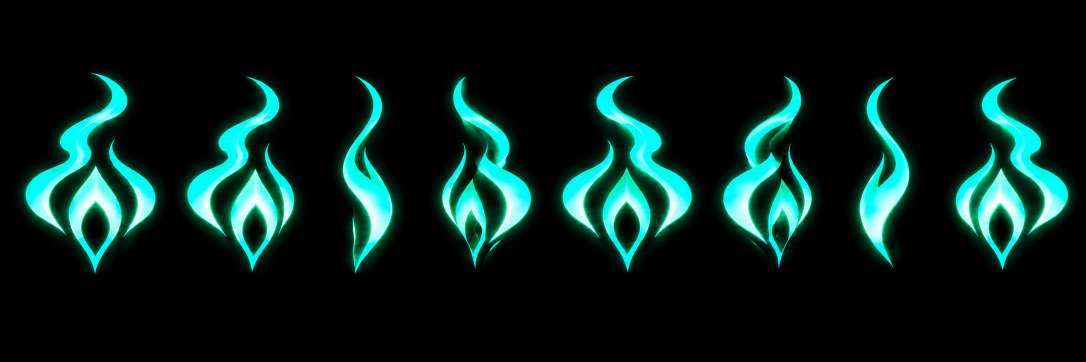
#> input picture assets/src/1000049699.png, 2172 x 724 px, given in place of rec_mic_1.png, which was not available (shown at 1/2 size)
$ python prep_recorder.py
#> lines starting #> are read from the running program, lines starting #| are printed output that depends on the picture
"""Scale the recorder's mic art for the screen and list it for the face packer.

    python tools/prep_recorder.py [--src assets/recorder] [--parts assets/parts] [--height 300]

Reads rec_mic_1.png ... rec_mic_5.png (368x488 on black, quiet to loud), scales each to
`height` rows (keeping the shape), sets the faintest near-black pixels to pure black (black is
"nothing" to the packer, so the glow's noise floor doesn't cost space), and writes them to
assets/parts with assets/parts/recorder.json. tools/pack_face.py then packs them into
wisp_face.bin with the face, under the manifest's "recorder" key.

Layout on the 368x448 screen: the REC dot and timer above the mic, the Pause and Stop buttons
below it. The firmware places the mic from recorder.json's "box" (its top-left corner).

Needs Python 3 with numpy and Pillow.
"""
from __future__ import annotations

import argparse
import json
from pathlib import Path

import numpy as np
from PIL import Image

ROOT = Path(__file__).resolve().parent.parent
FRAMES = 5
SCREEN_W = 368
# Channel values at or under this (0..255) become black. RGB565 rounds values under ~4 to zero
# anyway; 6 also drops the faint speckle in the art's background.
FLOOR = 6


def prep(src: Path, parts: Path, height: int, top: int) -> dict:
#> called with height = 300, top = 66
    items = []
    size = None
    for i in range(1, FRAMES + 1):
        img = Image.open(src / f"rec_mic_{i}.png").convert("RGB")
#> img is the input picture: PIL image 2172x724 RGB; mean R, G, B 7.5, 32.9, 29.2
        w = round(img.width * height / img.height)
#> w = 900
        small = np.asarray(img.resize((w, height), Image.LANCZOS)).copy()
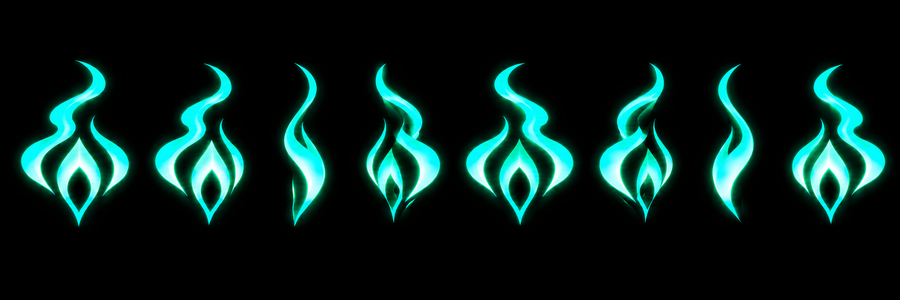
#> small: shape (300, 900, 3); mean R, G, B 7.5, 32.9, 29.1
        small[small.max(axis=2) <= FLOOR] = 0
        name = f"rec_mic_{i}.png"
        Image.fromarray(small).save(parts / name)
        items.append({"file": name, "w": w, "h": height})
        size = (w, height)
#> size = (900, 300)
#> pass 2 of the loop in prep, `for i in range(1, FRAMES + 1):`:
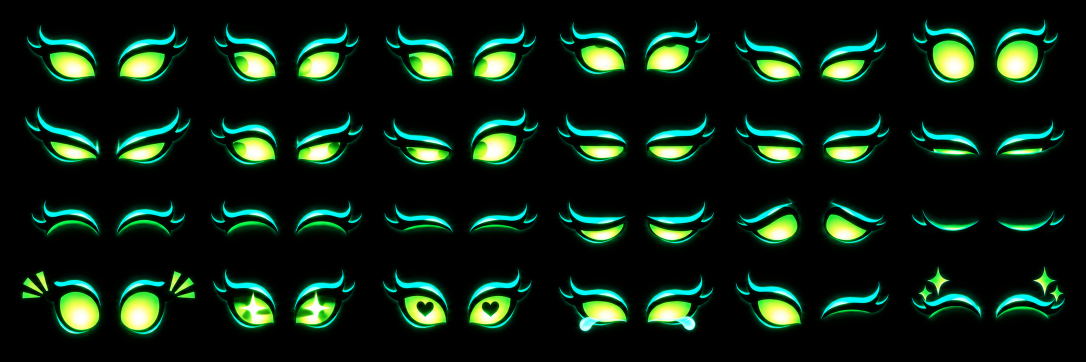
#> input picture assets/src/1000049701.png, 2172 x 724 px, given in place of rec_mic_2.png, which was not available (shown at 1/2 size)
#> in prep, img is the input picture: PIL image 2172x724 RGB; mean R, G, B 14.3, 34.2, 20.3
#> in prep, `small = np.asarray(img.resize((w, height), Image.LANCZOS)).copy()`:
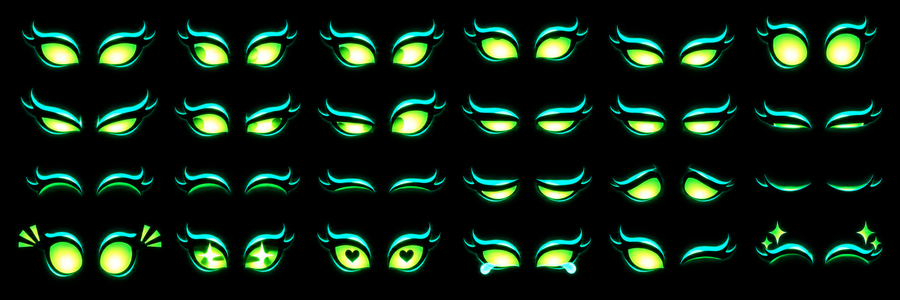
#> small: shape (300, 900, 3); mean R, G, B 14.4, 34.1, 20.3
    info = {
        "_comment": "Written by tools/prep_recorder.py. The mic art, quiet (1) to loud (5).",
        "mic": items,
        "box": [(SCREEN_W - size[0]) // 2, top],
    }
    (parts / "recorder.json").write_text(json.dumps(info, indent=1), encoding="utf-8")
    return info


def main() -> int:
    ap = argparse.ArgumentParser(description=__doc__, formatter_class=argparse.RawDescriptionHelpFormatter)
    ap.add_argument("--src", type=Path, default=ROOT / "assets" / "recorder")
    ap.add_argument("--parts", type=Path, default=ROOT / "assets" / "parts")
    ap.add_argument("--height", type=int, default=300)
    ap.add_argument("--top", type=int, default=66, help="screen row of the mic's top edge")
    a = ap.parse_args()
    info = prep(a.src, a.parts, a.height, a.top)
    print(f"{len(info['mic'])} frames, {info['mic'][0]['w']}x{info['mic'][0]['h']}, at {info['box']}")
    return 0


if __name__ == "__main__":
#> (the run stopped early here; a loop or call above may not have finished)
